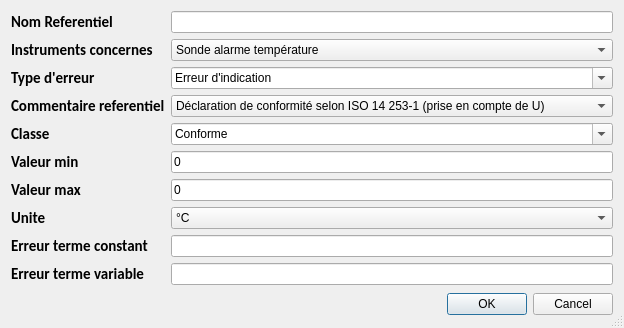
<?xml version="1.0" encoding="UTF-8"?>
<ui version="4.0">
 <class>Creation_emt</class>
 <widget class="QDialog" name="Creation_emt">
  <property name="geometry">
   <rect>
    <x>0</x>
    <y>0</y>
    <width>624</width>
    <height>328</height>
   </rect>
  </property>
  <property name="minimumSize">
   <size>
    <width>0</width>
    <height>328</height>
   </size>
  </property>
  <property name="maximumSize">
   <size>
    <width>16777215</width>
    <height>328</height>
   </size>
  </property>
  <property name="windowTitle">
   <string>Creation EMT</string>
  </property>
  <property name="sizeGripEnabled">
   <bool>true</bool>
  </property>
  <layout class="QVBoxLayout" name="verticalLayout">
   <item>
    <layout class="QFormLayout" name="formLayout">
     <property name="sizeConstraint">
      <enum>QLayout::SetMaximumSize</enum>
     </property>
     <property name="fieldGrowthPolicy">
      <enum>QFormLayout::AllNonFixedFieldsGrow</enum>
     </property>
     <item row="0" column="0">
      <widget class="QLabel" name="label">
       <property name="font">
        <font>
         <family>Calibri</family>
         <pointsize>11</pointsize>
         <weight>75</weight>
         <bold>true</bold>
        </font>
       </property>
       <property name="text">
        <string>Nom Referentiel</string>
       </property>
      </widget>
     </item>
     <item row="0" column="1">
      <widget class="QLineEdit" name="lineEdit_nom_referentiel"/>
     </item>
     <item row="1" column="0">
      <widget class="QLabel" name="label_2">
       <property name="font">
        <font>
         <family>Calibri</family>
         <pointsize>11</pointsize>
         <weight>75</weight>
         <bold>true</bold>
        </font>
       </property>
       <property name="text">
        <string>Instruments concernes</string>
       </property>
      </widget>
     </item>
     <item row="1" column="1">
      <widget class="QComboBox" name="comboBox_designation">
       <property name="editable">
        <bool>false</bool>
       </property>
       <item>
        <property name="text">
         <string>Sonde alarme température</string>
        </property>
       </item>
       <item>
        <property name="text">
         <string>Afficheur de température</string>
        </property>
       </item>
       <item>
        <property name="text">
         <string>Afficheur de temps</string>
        </property>
       </item>
       <item>
        <property name="text">
         <string>Afficheur de vitesse</string>
        </property>
       </item>
      </widget>
     </item>
     <item row="2" column="0">
      <widget class="QLabel" name="label_3">
       <property name="font">
        <font>
         <family>Calibri</family>
         <pointsize>11</pointsize>
         <weight>75</weight>
         <bold>true</bold>
        </font>
       </property>
       <property name="text">
        <string>Type d'erreur</string>
       </property>
      </widget>
     </item>
     <item row="2" column="1">
      <widget class="QComboBox" name="comboBox_type_erreur">
       <property name="editable">
        <bool>true</bool>
       </property>
       <item>
        <property name="text">
         <string>Erreur d'indication</string>
        </property>
       </item>
      </widget>
     </item>
     <item row="3" column="0">
      <widget class="QLabel" name="label_4">
       <property name="font">
        <font>
         <family>Calibri</family>
         <pointsize>11</pointsize>
         <weight>75</weight>
         <bold>true</bold>
        </font>
       </property>
       <property name="text">
        <string>Commentaire referentiel</string>
       </property>
      </widget>
     </item>
     <item row="3" column="1">
      <widget class="QComboBox" name="comboBox_commentaire_ref">
       <item>
        <property name="text">
         <string>Déclaration de conformité selon ISO 14 253-1 (prise en compte de U)</string>
        </property>
       </item>
       <item>
        <property name="text">
         <string>Déclaration de conformité sans prise en compte de U</string>
        </property>
       </item>
      </widget>
     </item>
     <item row="4" column="0">
      <widget class="QLabel" name="label_5">
       <property name="font">
        <font>
         <family>Calibri</family>
         <pointsize>11</pointsize>
         <weight>75</weight>
         <bold>true</bold>
        </font>
       </property>
       <property name="text">
        <string>Classe</string>
       </property>
      </widget>
     </item>
     <item row="4" column="1">
      <widget class="QComboBox" name="comboBox_classe">
       <property name="enabled">
        <bool>true</bool>
       </property>
       <property name="editable">
        <bool>true</bool>
       </property>
       <item>
        <property name="text">
         <string>Conforme</string>
        </property>
       </item>
      </widget>
     </item>
     <item row="5" column="0">
      <widget class="QLabel" name="label_6">
       <property name="font">
        <font>
         <family>Calibri</family>
         <pointsize>11</pointsize>
         <weight>75</weight>
         <bold>true</bold>
        </font>
       </property>
       <property name="text">
        <string>Valeur min</string>
       </property>
      </widget>
     </item>
     <item row="5" column="1">
      <widget class="QLineEdit" name="lineEdit_valeur_min">
       <property name="text">
        <string>0</string>
       </property>
      </widget>
     </item>
     <item row="6" column="0">
      <widget class="QLabel" name="label_7">
       <property name="font">
        <font>
         <family>Calibri</family>
         <pointsize>11</pointsize>
         <weight>75</weight>
         <bold>true</bold>
        </font>
       </property>
       <property name="text">
        <string>Valeur max</string>
       </property>
      </widget>
     </item>
     <item row="6" column="1">
      <widget class="QLineEdit" name="lineEdit_valeur_max">
       <property name="text">
        <string>0</string>
       </property>
      </widget>
     </item>
     <item row="7" column="0">
      <widget class="QLabel" name="label_8">
       <property name="font">
        <font>
         <family>Calibri</family>
         <pointsize>11</pointsize>
         <weight>75</weight>
         <bold>true</bold>
        </font>
       </property>
       <property name="text">
        <string>Unite</string>
       </property>
      </widget>
     </item>
     <item row="7" column="1">
      <widget class="QComboBox" name="comboBox_unite">
       <item>
        <property name="text">
         <string>°C</string>
        </property>
       </item>
       <item>
        <property name="text">
         <string>t/min</string>
        </property>
       </item>
       <item>
        <property name="text">
         <string>s</string>
        </property>
       </item>
      </widget>
     </item>
     <item row="8" column="0">
      <widget class="QLabel" name="label_9">
       <property name="font">
        <font>
         <family>Calibri</family>
         <pointsize>11</pointsize>
         <weight>75</weight>
         <bold>true</bold>
        </font>
       </property>
       <property name="text">
        <string>Erreur terme constant</string>
       </property>
      </widget>
     </item>
     <item row="8" column="1">
      <widget class="QLineEdit" name="lineEdit_erreur_cte"/>
     </item>
     <item row="9" column="0">
      <widget class="QLabel" name="label_10">
       <property name="sizePolicy">
        <sizepolicy hsizetype="Preferred" vsizetype="Preferred">
         <horstretch>0</horstretch>
         <verstretch>0</verstretch>
        </sizepolicy>
       </property>
       <property name="font">
        <font>
         <family>Calibri</family>
         <pointsize>11</pointsize>
         <weight>75</weight>
         <bold>true</bold>
        </font>
       </property>
       <property name="text">
        <string>Erreur terme variable</string>
       </property>
      </widget>
     </item>
     <item row="9" column="1">
      <widget class="QLineEdit" name="lineEdit_erreur_variable">
       <property name="sizePolicy">
        <sizepolicy hsizetype="Expanding" vsizetype="Fixed">
         <horstretch>0</horstretch>
         <verstretch>0</verstretch>
        </sizepolicy>
       </property>
      </widget>
     </item>
     <item row="10" column="1">
      <widget class="QDialogButtonBox" name="buttonBox">
       <property name="sizePolicy">
        <sizepolicy hsizetype="Expanding" vsizetype="Expanding">
         <horstretch>0</horstretch>
         <verstretch>0</verstretch>
        </sizepolicy>
       </property>
       <property name="orientation">
        <enum>Qt::Horizontal</enum>
       </property>
       <property name="standardButtons">
        <set>QDialogButtonBox::Cancel|QDialogButtonBox::Ok</set>
       </property>
      </widget>
     </item>
    </layout>
   </item>
  </layout>
 </widget>
 <resources/>
 <connections>
  <connection>
   <sender>buttonBox</sender>
   <signal>accepted()</signal>
   <receiver>Creation_emt</receiver>
   <slot>accept()</slot>
   <hints>
    <hint type="sourcelabel">
     <x>248</x>
     <y>254</y>
    </hint>
    <hint type="destinationlabel">
     <x>157</x>
     <y>274</y>
    </hint>
   </hints>
  </connection>
  <connection>
   <sender>buttonBox</sender>
   <signal>rejected()</signal>
   <receiver>Creation_emt</receiver>
   <slot>reject()</slot>
   <hints>
    <hint type="sourcelabel">
     <x>316</x>
     <y>260</y>
    </hint>
    <hint type="destinationlabel">
     <x>286</x>
     <y>274</y>
    </hint>
   </hints>
  </connection>
 </connections>
</ui>
